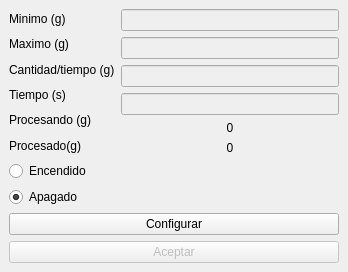
<?xml version="1.0" encoding="UTF-8"?>
<ui version="4.0">
 <class>VentanaMezcladoras</class>
 <widget class="QMainWindow" name="VentanaMezcladoras">
  <property name="geometry">
   <rect>
    <x>0</x>
    <y>0</y>
    <width>348</width>
    <height>264</height>
   </rect>
  </property>
  <property name="windowTitle">
   <string>Mezcladora</string>
  </property>
  <widget class="QWidget" name="centralwidget">
   <layout class="QVBoxLayout" name="verticalLayout_4">
    <item>
     <layout class="QHBoxLayout" name="horizontalLayout">
      <item>
       <layout class="QVBoxLayout" name="verticalLayout_2">
        <item>
         <widget class="QLabel" name="minimo">
          <property name="text">
           <string>Minimo (g)</string>
          </property>
         </widget>
        </item>
        <item>
         <widget class="QLabel" name="maximo">
          <property name="text">
           <string>Maximo (g)</string>
          </property>
         </widget>
        </item>
        <item>
         <widget class="QLabel" name="cantidad">
          <property name="text">
           <string>Cantidad/tiempo (g)</string>
          </property>
         </widget>
        </item>
        <item>
         <widget class="QLabel" name="tiempo">
          <property name="text">
           <string>Tiempo (s)</string>
          </property>
         </widget>
        </item>
        <item>
         <widget class="QLabel" name="procesando">
          <property name="text">
           <string>Procesando (g)</string>
          </property>
         </widget>
        </item>
        <item>
         <widget class="QLabel" name="procesado">
          <property name="text">
           <string>Procesado(g)</string>
          </property>
         </widget>
        </item>
       </layout>
      </item>
      <item>
       <layout class="QVBoxLayout" name="verticalLayout">
        <item>
         <widget class="QLineEdit" name="editorMinimo">
          <property name="enabled">
           <bool>false</bool>
          </property>
         </widget>
        </item>
        <item>
         <widget class="QLineEdit" name="editorMaximo">
          <property name="enabled">
           <bool>false</bool>
          </property>
         </widget>
        </item>
        <item>
         <widget class="QLineEdit" name="editorCantidad">
          <property name="enabled">
           <bool>false</bool>
          </property>
         </widget>
        </item>
        <item>
         <widget class="QLineEdit" name="editorTiempo">
          <property name="enabled">
           <bool>false</bool>
          </property>
         </widget>
        </item>
        <item>
         <widget class="QLabel" name="procesandoValor">
          <property name="text">
           <string>0</string>
          </property>
          <property name="alignment">
           <set>Qt::AlignCenter</set>
          </property>
         </widget>
        </item>
        <item>
         <widget class="QLabel" name="procesadoValor">
          <property name="text">
           <string>0</string>
          </property>
          <property name="alignment">
           <set>Qt::AlignCenter</set>
          </property>
         </widget>
        </item>
       </layout>
      </item>
     </layout>
    </item>
    <item>
     <layout class="QVBoxLayout" name="verticalLayout_3">
      <item>
       <widget class="QRadioButton" name="encendido">
        <property name="text">
         <string>Encendido</string>
        </property>
       </widget>
      </item>
      <item>
       <widget class="QRadioButton" name="apagado">
        <property name="text">
         <string>Apagado</string>
        </property>
        <property name="checked">
         <bool>true</bool>
        </property>
       </widget>
      </item>
     </layout>
    </item>
    <item>
     <widget class="QPushButton" name="configurar">
      <property name="text">
       <string>Configurar</string>
      </property>
     </widget>
    </item>
    <item>
     <widget class="QPushButton" name="aceptar">
      <property name="enabled">
       <bool>false</bool>
      </property>
      <property name="text">
       <string>Aceptar</string>
      </property>
     </widget>
    </item>
   </layout>
  </widget>
 </widget>
 <resources/>
 <connections/>
</ui>
